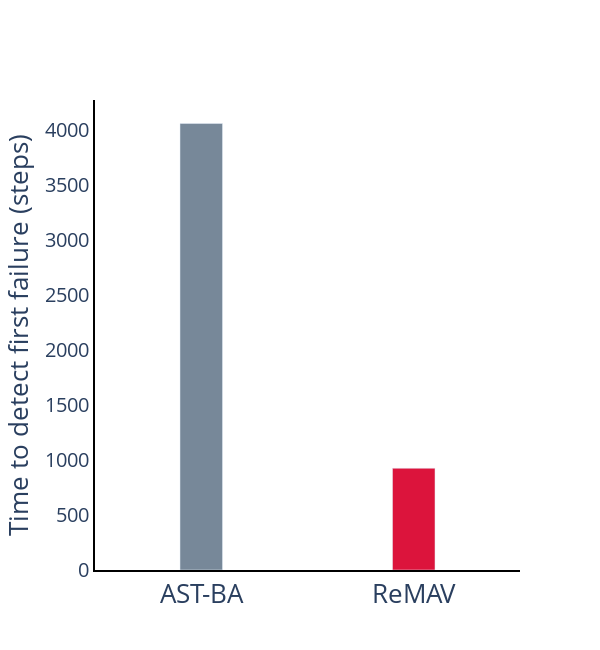

This figure's notebook cell:
### Code cell
import plotly.graph_objects as go
animals=['AST-BA',]
animals2=['ReMAV',]

fig = go.Figure(data=[
    go.Bar(x=animals, y=[4060],width=[0.2],marker_color='lightslategrey',),
    go.Bar(x=animals2, y=[925],width=[0.2],marker_color='crimson')
])
# Change the bar mode
fig.update_layout(barmode='group')
fig.update_layout(
    autosize=False,
    width=600,
    height=650,)

fig.update_layout(
    yaxis_title="Time to detect first failure (steps)"
)
fig.update_layout(
yaxis = dict(
tickfont = dict(size=20)))

fig.update_layout(
xaxis = dict(
tickfont = dict(size=26)))
fig.update_yaxes(title_font=dict(size=26))
fig.update_xaxes(title_font=dict(size=26))

fig.update_layout(showlegend=False)
fig.update_layout(bargap=0.2)

fig.update_layout({
    'plot_bgcolor': 'rgba(0,0,0,0)',
})
fig.update_xaxes(linewidth = 2, linecolor ='black')
fig.update_yaxes(linewidth = 2, linecolor ='black')
fig.show()

### Figure 1 — Plotly figure (JSON) as saved in the notebook; plotly's stock layout.template omitted (floating-point values rounded to 4 significant figures)
{"data": [{"marker": {"color": "lightslategrey"}, "type": "bar", "width": [0.2], "x": ["AST-BA"], "y": [4060]}, {"marker": {"color": "crimson"}, "type": "bar", "width": [0.2], "x": ["ReMAV"], "y": [925]}], "layout": {"autosize": false, "bargap": 0.2, "barmode": "group", "height": 650, "plot_bgcolor": "rgba(0,0,0,0)", "showlegend": false, "width": 600, "xaxis": {"linecolor": "black", "linewidth": 2, "tickfont": {"size": 26}, "title": {"font": {"size": 26}}}, "yaxis": {"linecolor": "black", "linewidth": 2, "tickfont": {"size": 20}, "title": {"font": {"size": 26}, "text": "Time to detect first failure (steps)"}}}}
